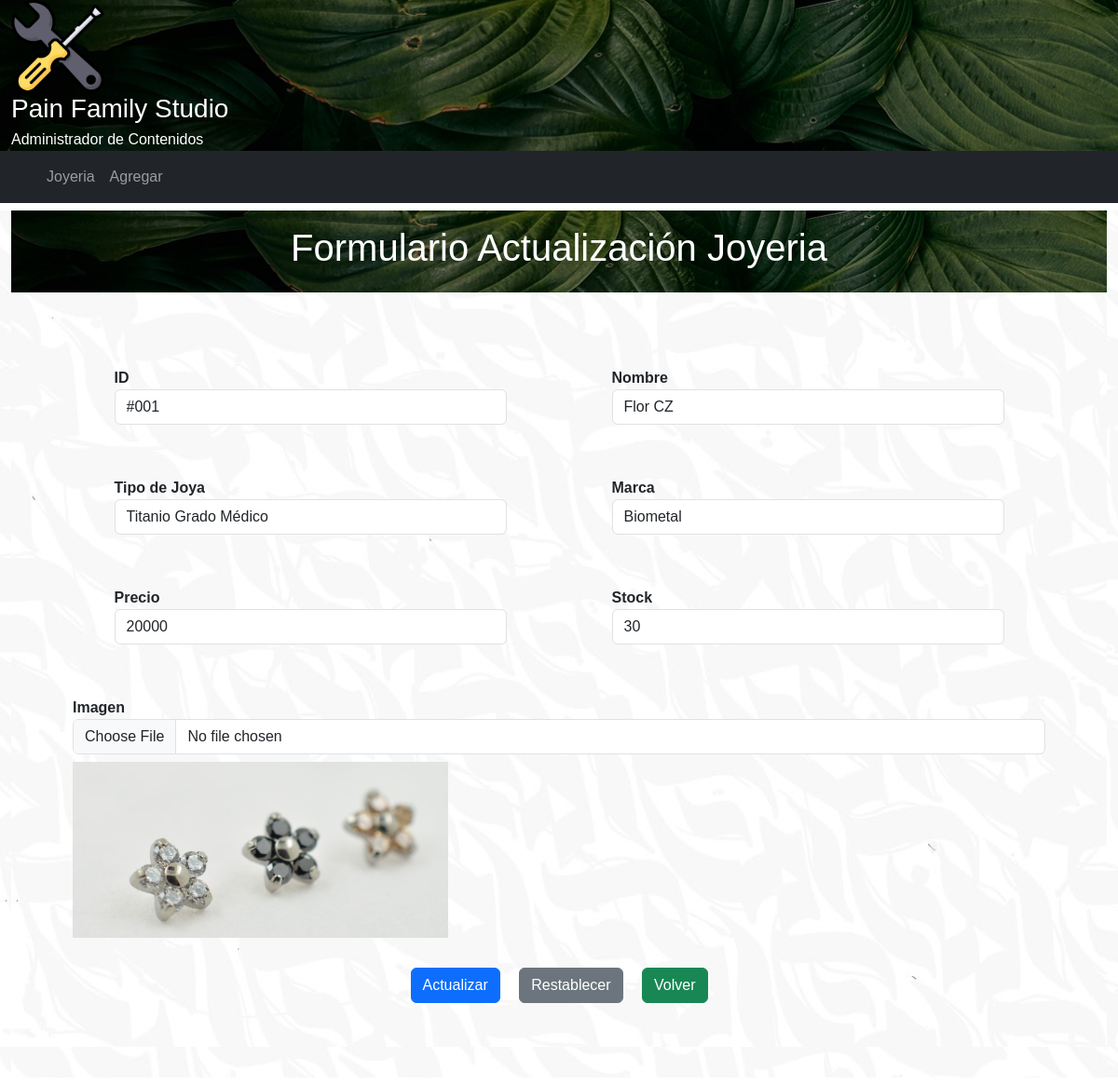
The app's page /crud/joyeria/edit/#001 with its own data.
### crud/models.py (models this page shows, shortened)
class Joyeria(models.Model):
    idJoyeria = models.CharField(primary_key=True,verbose_name='ID',max_length=20)
    name = models.CharField(verbose_name='Nombre',max_length=250)
    tipo = models.CharField(verbose_name='Tipo de Joya',max_length=100)
    marca = models.ForeignKey(Marca,verbose_name='Marca',on_delete=models.CASCADE)
    value = models.IntegerField(verbose_name='Valor')
    stock = models.IntegerField(verbose_name='Stock')
    image = models.ImageField(verbose_name='Imagen',upload_to='joyeria',null=True,blank=True)
    created_at = models.DateTimeField(verbose_name='Fecha creación', auto_now_add=True)
    updated_at = models.DateTimeField(verbose_name='Fecha actualización', auto_now=True)
    class Meta:
        verbose_name = 'joyeria'
        verbose_name_plural = 'joyerias'
        ordering = ['idJoyeria']

class Marca(models.Model):
    marca = models.CharField(verbose_name='Marca', max_length=50)
    created_at = models.DateTimeField(verbose_name='Fecha creación', auto_now_add=True)
    updated_at = models.DateTimeField(verbose_name='Fecha actualización', auto_now=True)
    class Meta:
        verbose_name = 'marca'
        verbose_name_plural = 'marcas'
        ordering = ['marca']
    def __str__(self) -> str:
        return self.marca

### crud/views.py (the view, shortened to what this page needs)
# urls.py: path('joyeria/edit/<str:joyeria_id>', joyeria_update, name="joyeria-edit"),
def joyeria_update(request,joyeria_id):
    try:
        joyeria = Joyeria.objects.get(idJoyeria = joyeria_id)
        form = JoyeriaForm(instance=joyeria)
        context = {'form':form}
        return render(request,'crud/joyeria-edit.html',context)
    except:
        return redirect(reverse('joyeria') + '?NO_EXISTS')

### crud/forms.py
class JoyeriaForm(ModelForm):
    class Meta:
        model = Joyeria
        fields = [
            'idJoyeria',
            'name',
            'marca',
            'tipo',
            'value',
            'stock',
            'image'
        ]
        labels = {
            'idJoyeria':'ID',
            'name':'Nombre',
            'marca':'Marca',
            'tipo':'Tipo de Joyeria',
            'value':'Valor',
            'stock':'Stock',
            'image':'Imagen'
        }
        widgets = {
            'idJoyeria':forms.TextInput(attrs={'class':'form-control'}),
            'name':forms.TextInput(attrs={'class':'form-control'}),
            'tipo':forms.TextInput(attrs={'class':'form-control'}),
            'marca':forms.Select(attrs={'class':'form-control'}),
            'value':forms.TextInput(attrs={'class':'form-control','type':'number'}),
            'stock':forms.TextInput(attrs={'class':'form-control','type':'number'}),
            'image':forms.FileInput(attrs={'class':'form-control'})
        }

### crud/templates/crud/joyeria-edit.html (shortened to what this page needs)
{% extends 'crud/base.html' %}
{% load static %}
{% block main_content %}
<div class="container-fluid">
<main>
<header>
<div class="container my-2 py-3 text-white text-center rounded">
    <h1>Formulario Actualización Joyeria</h1>
</div>
</header>
<div class="container my-2 p-5">
    <form action="" method="post" enctype="multipart/form-data">
        <form action="" method="post" enctype="multipart/form-data">
            <div class="row row-cols-2 my-4">
                <div class="col col-lg-5 mb-3 mx-auto">
                    <div class="form-group mb-3">
                         <label for="idJoyeria" class="fw-bold">ID</label>
                         <div class="input-group">
                             {{form.idJoyeria}}
                         </div>
                    </div>
                </div>
                <div class="col col-lg-5 mb-3 mx-auto">
                    <div class="form-group mb-3">
                         <label for="name" class="fw-bold">Nombre</label>
                         <div class="input-group">
                             {{form.name}}
                         </div>
                   </div>
                </div>
            </div>
            <div class="row row-cols-2 my-4">
                <div class="col col-lg-5 mb-3 mx-auto">
                    <div class="form-group mb-3">
                        <label for="tipo" class="fw-bold">Tipo de Joya</label>
                        <div class="input-group">
                             {{form.tipo}}
                        </div>
                   </div>
                </div>
                <div class="col col-lg-5 mb-3 mx-auto">
                    <div class="form-group mb-3">
                         <label for="marca" class="fw-bold">Marca</label>
                         <div class="input-group">
                             {{form.marca}}
                         </div>
                    </div>
                </div>
            </div>
            <div class="row row-cols-2 my-4">
                <div class="col col-lg-5 mb-3 mx-auto ">
                    <div class="form-group mb-3">
                     <label for="value" class="fw-bold">Precio</label>
                         <div class="input-group">
                             {{form.value}}
                         </div>
                    </div>
                </div>
                <div class="col col-lg-5 mb-3 mx-auto ">
                     <div class="form-group mb-3">
                      <label for="stock" class="fw-bold">Stock</label>
                         <div class="input-group">
                             {{form.stock}}
                         </div>
                     </div>
                </div>
            </div>
        <div class="form-group mb-3">
            <label for="image" class="fw-bold">Imagen</label>
            <div class="input-group">
                {{form.image}}
            </div>
            {% if form.instance.image %}
                <div class="row my-2">
                    <img class="img-update" src="{{form.instance.image.url}}" alt="{{form.instance.title}}">
                </div>
            {% endif %}
        </div>
        <div class="text-center my-4">
            <input type="submit" class="btn btn-primary m-2" id="actualizar" value="Actualizar">
            <input type="reset" class="btn btn-secondary m-2" id="limpiar" value="Restablecer">
            <a class="btn btn-success m-2" href="{% url 'joyeria' %}">Volver</a>
        </div>
    </form>
</div>
</main>
</div>
{% endblock %}

### crud/static/crud/css/styles.css (style rules this page uses)
.img-update { height: 40%; width: 40%; }
body { margin: 0px; padding: 0px; font-family: Verdana, Geneva, Tahoma, sans-serif; }
header { background: url("img/bg-header.png"); color: white; }
main { background: url("img/bg-page.jpg"); background-color: white; }

### records on screen
Joyeria: idJoyeria "#001", name "Flor CZ", tipo "Titanio Grado Médico", value "20000", stock "30", instance.image (picture)
Marca: marca "Biometal"
